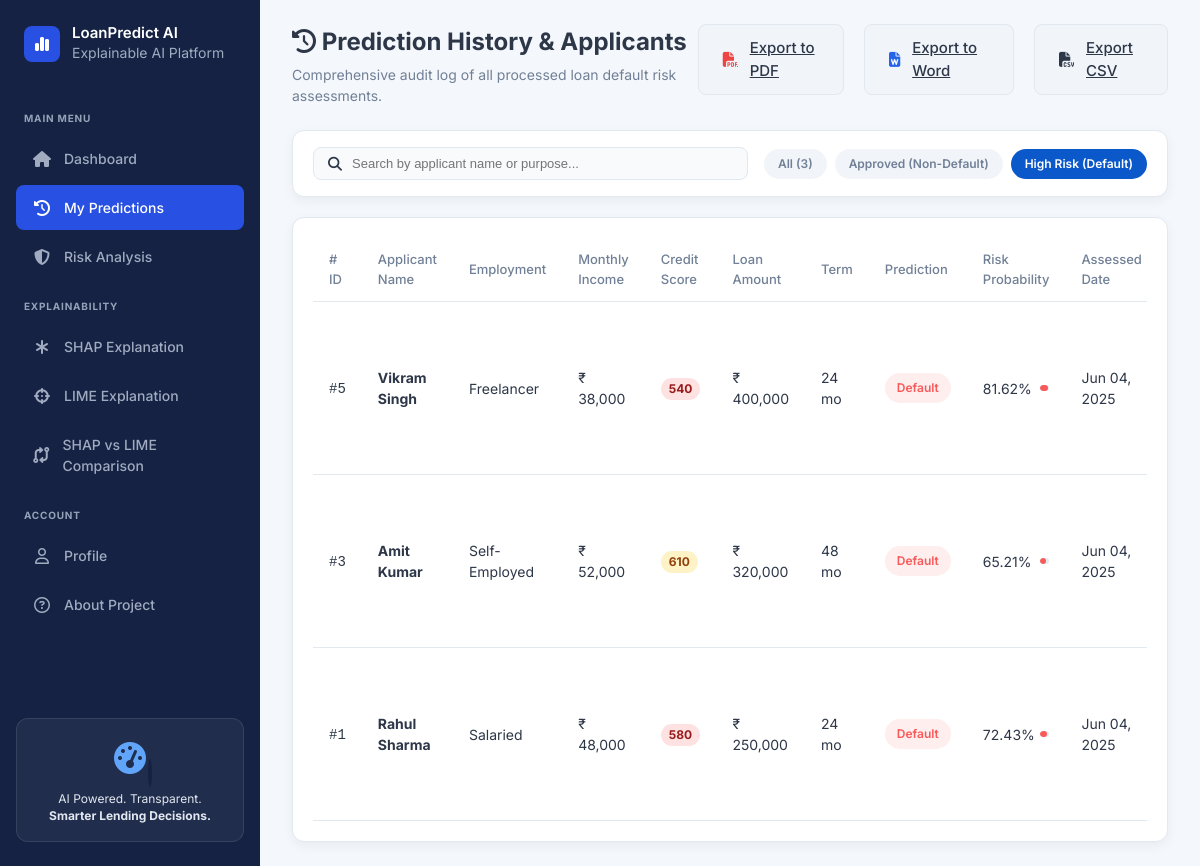
Page /applicants?status=Default&search= on the earlier database version.
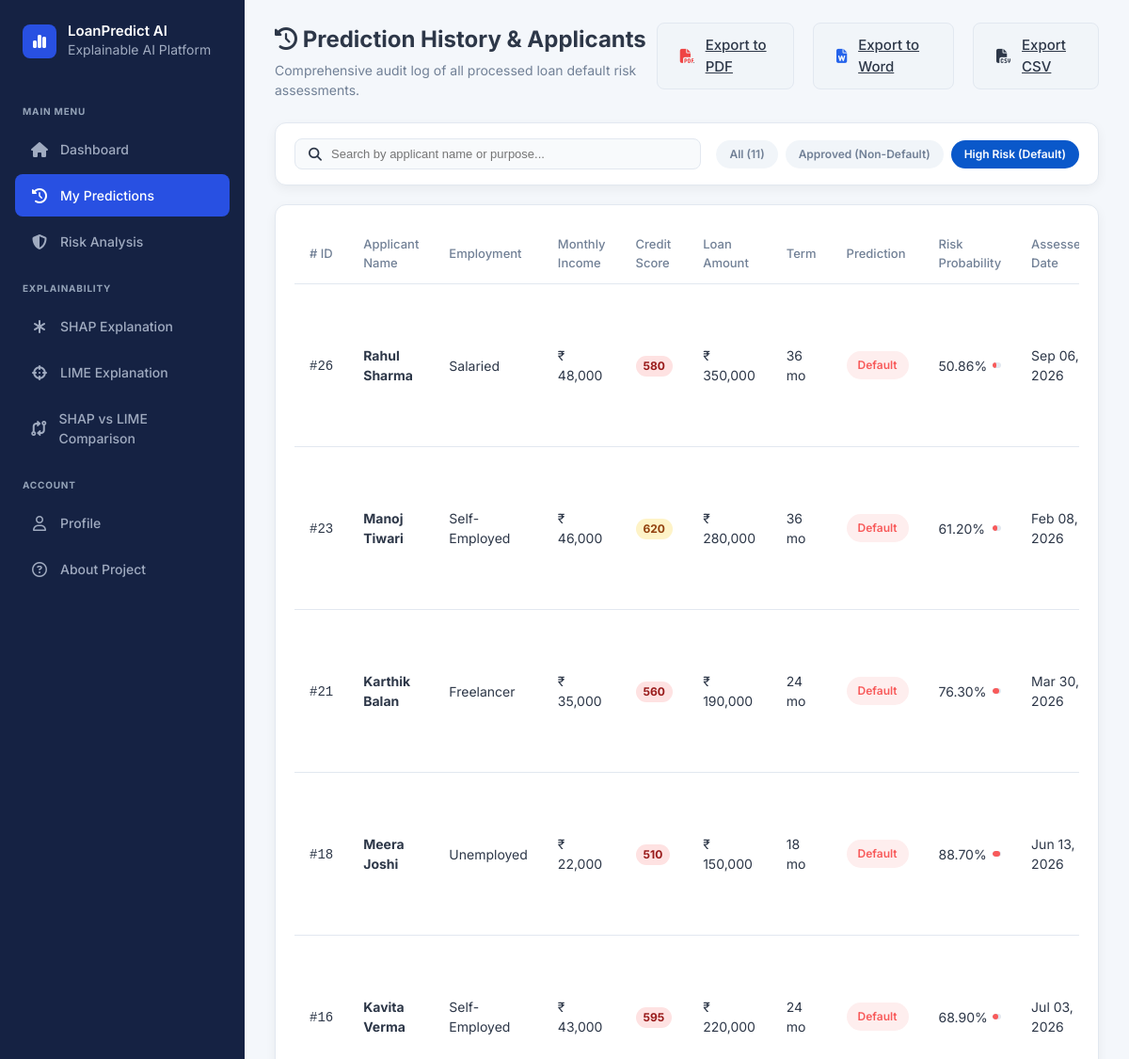
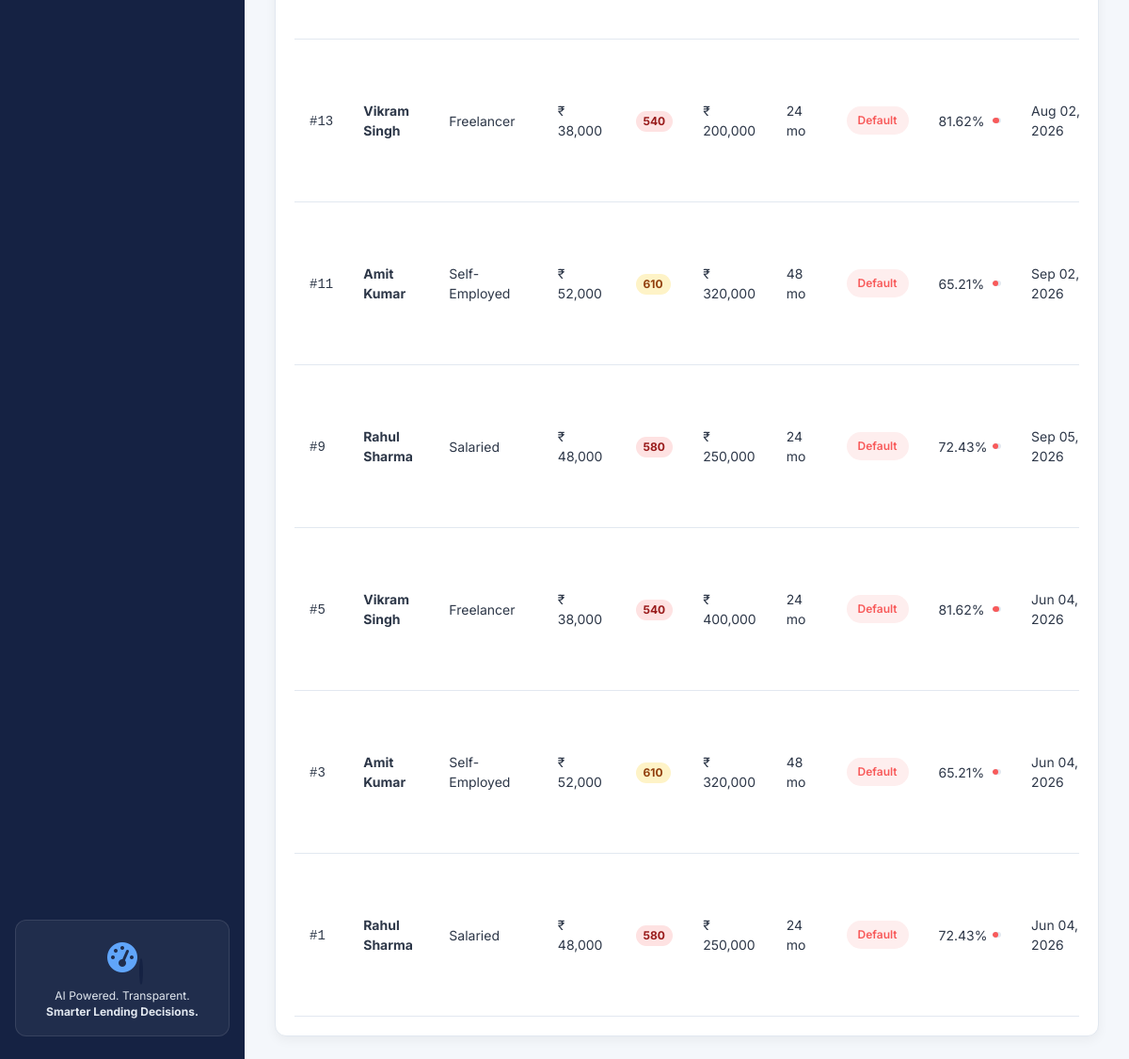
Same page on the later database version (2 pictures, top to bottom).
### tables this page shows
CREATE TABLE predictions (
            id INTEGER PRIMARY KEY AUTOINCREMENT,
            applicant_name TEXT NOT NULL,
            age INTEGER,
            gender TEXT,
            marital_status TEXT,
            number_of_dependents INTEGER DEFAULT 0,
            employment_type TEXT,
            employment_experience INTEGER,
            monthly_income REAL,
            annual_income REAL,
            credit_score INTEGER,
            loan_amount REAL,
            loan_purpose TEXT,
            loan_term INTEGER,
            interest_rate REAL,
            existing_loans INTEGER DEFAULT 0,
            prediction TEXT NOT NULL,
            default_probability REAL NOT NULL,
            risk_level TEXT,
            shap_explanation TEXT,
            lime_explanation TEXT,
            created_at TIMESTAMP DEFAULT CURRENT_TIMESTAMP
        , actual_outcome TEXT DEFAULT NULL, user_id INTEGER DEFAULT 1, loan_type TEXT DEFAULT "Personal");

### app.py (the view)
@app.route('/history')
@app.route('/applicants')
def history():
    status_filter = request.args.get('status', 'All')
    search = request.args.get('search', '')
    predictions = get_all_predictions(filter_status=status_filter, search_query=search)
    return render_template('history.html',
                           predictions=predictions,
                           current_status=status_filter,
                           current_search=search)

### app.py (called while the page is built)
@app.before_request
def load_current_user():
    user_id = session.get('user_id')
    role = session.get('role')
    if user_id:
        user = get_user_by_id(user_id)
        g.current_user = user
        g.current_role = role
    else:
        g.current_user = None
        g.current_role = None

@app.context_processor
def inject_global_data():
    now_dt = datetime.now()
    admin_prof = {}
    try:
        admin_prof = get_admin_profile()
    except Exception:
        pass
    return {
        'now': now_dt.strftime('%B %d, %Y'),
        'now_dt': now_dt,
        'current_user': getattr(g, 'current_user', None),
        'current_role': getattr(g, 'current_role', None),
        'admin_profile': admin_prof
    }

### src/database.py (called while the page is built)
def get_db():
    os.makedirs(os.path.dirname(DB_PATH), exist_ok=True)
    conn = sqlite3.connect(DB_PATH)
    conn.row_factory = sqlite3.Row
    return conn

### templates/history.html (shortened to what the changed rows need)
{% extends 'base.html' %}
{% block content %}
<div class="dashboard-header">
    <div class="welcome-section">
        <h1><i class="fa-solid fa-clock-rotate-left"></i> Prediction History & Applicants</h1>
    </div>
</div>
<div class="card history-filter-card">
    <form method="GET" action="{{ url_for('history') }}" class="history-filter-form">
        <div class="filter-pills">
            <a href="{{ url_for('history', status='All', search=current_search) }}" class="filter-pill {% if current_status == 'All' %}active{% endif %}">
                All ({{ predictions|length }})
            </a>
            <a href="{{ url_for('history', status='Non-Default', search=current_search) }}" class="filter-pill {% if current_status == 'Non-Default' %}active{% endif %}">
                Approved (Non-Default)
            </a>
            <a href="{{ url_for('history', status='Default', search=current_search) }}" class="filter-pill {% if current_status == 'Default' %}active{% endif %}">
                High Risk (Default)
            </a>
        </div>
    </form>
</div>
<div class="card recent-predictions-card">
    <div class="table-responsive">
        <table class="predictions-table full-table">
            <thead>
                <tr>
                    <th># ID</th>
                    <th>Applicant Name</th>
                    <th>Employment</th>
                    <th>Monthly Income</th>
                    <th>Credit Score</th>
                    <th>Loan Amount</th>
                    <th>Term</th>
                    <th>Prediction</th>
                    <th>Risk Probability</th>
                    <th>Assessed Date</th>
                </tr>
            </thead>
            <tbody>
                {% if predictions %}
                    {% for p in predictions %}
                    <tr class="clickable-row">
                        <td><code>#{{ p.id }}</code></td>
                        <td><strong>{{ p.applicant_name }}</strong></td>
                        <td>{{ p.employment_type }}</td>
                        <td>₹ {{ "{:,.0f}".format(p.monthly_income) }}</td>
                        <td>
                            <span class="score-pill {% if p.credit_score >= 700 %}high{% elif p.credit_score >= 600 %}mid{% else %}low{% endif %}">
                                {{ p.credit_score }}
                            </span>
                        </td>
                        <td>₹ {{ "{:,.0f}".format(p.loan_amount) }}</td>
                        <td>{{ p.loan_term }} mo</td>
                        <td>
                            {% if p.prediction == 'Default' %}
                                <span class="badge badge-default">Default</span>
                            {% else %}
                                <span class="badge badge-success">Non-Default</span>
                            {% endif %}
                        </td>
                        <td>
                            <div class="progress-cell">
                                <span class="prob-text">{{ "%.2f"|format(p.default_probability * 100) }}%</span>
                                <div class="progress-bar-bg">
                                    <div class="progress-bar {{ 'bg-red' if p.default_probability >= 0.5 else 'bg-green' }}"
                                         style="width: {{ (p.default_probability * 100)|round(2) }}%"></div>
                                </div>
                            </div>
                        <td class="text-muted">{{ p.formatted_date }}</td>
                    </tr>
                    {% endfor %}
                {% endif %}
            </tbody>
        </table>
    </div>
</div>
{% endblock %}

Differences in the rows shown:
added predictions: id "26", applicant_name "Rahul Sharma", employment_type "Salaried", monthly_income "48,000", credit_score "580", loan_amount "350,000", loan_term "36", prediction "Default", p.default_probability*100 "50.86", formatted_date "Sep 06, 2026"
added predictions: id "23", applicant_name "Manoj Tiwari", employment_type "Self-Employed", monthly_income "46,000", credit_score "620", loan_amount "280,000", loan_term "36", prediction "Default", p.default_probability*100 "61.20", formatted_date "Feb 08, 2026"
added predictions: id "21", applicant_name "Karthik Balan", employment_type "Freelancer", monthly_income "35,000", credit_score "560", loan_amount "190,000", loan_term "24", prediction "Default", p.default_probability*100 "76.30", formatted_date "Mar 30, 2026"
added predictions: id "18", applicant_name "Meera Joshi", employment_type "Unemployed", monthly_income "22,000", credit_score "510", loan_amount "150,000", loan_term "18", prediction "Default", p.default_probability*100 "88.70", formatted_date "Jun 13, 2026"
added predictions: id "16", applicant_name "Kavita Verma", employment_type "Self-Employed", monthly_income "43,000", credit_score "595", loan_amount "220,000", loan_term "24", prediction "Default", p.default_probability*100 "68.90", formatted_date "Jul 03, 2026"
added predictions: id "13", applicant_name "Vikram Singh", employment_type "Freelancer", monthly_income "38,000", credit_score "540", loan_amount "200,000", loan_term "24", prediction "Default", p.default_probability*100 "81.62", formatted_date "Aug 02, 2026"
added predictions: id "11", applicant_name "Amit Kumar", employment_type "Self-Employed", monthly_income "52,000", credit_score "610", loan_amount "320,000", loan_term "48", prediction "Default", p.default_probability*100 "65.21", formatted_date "Sep 02, 2026"
added predictions: id "9", applicant_name "Rahul Sharma", employment_type "Salaried", monthly_income "48,000", credit_score "580", loan_amount "250,000", loan_term "24", prediction "Default", p.default_probability*100 "72.43", formatted_date "Sep 05, 2026"
changed predictions id 5: formatted_date "Jun 04, 2025" → "Jun 04, 2026"
changed predictions id 3: formatted_date "Jun 04, 2025" → "Jun 04, 2026"
changed predictions id 1: formatted_date "Jun 04, 2025" → "Jun 04, 2026"
Other differences:
{{ predictions|length }}: "3" → "11"
